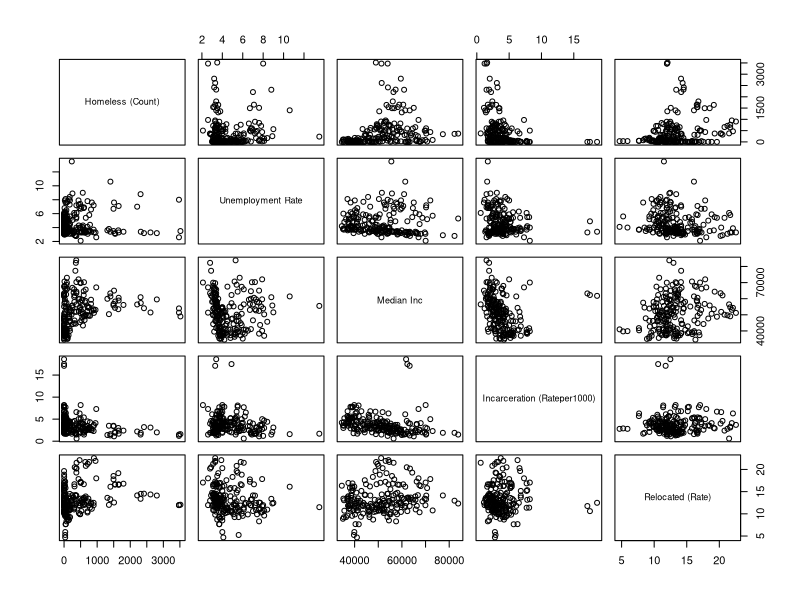
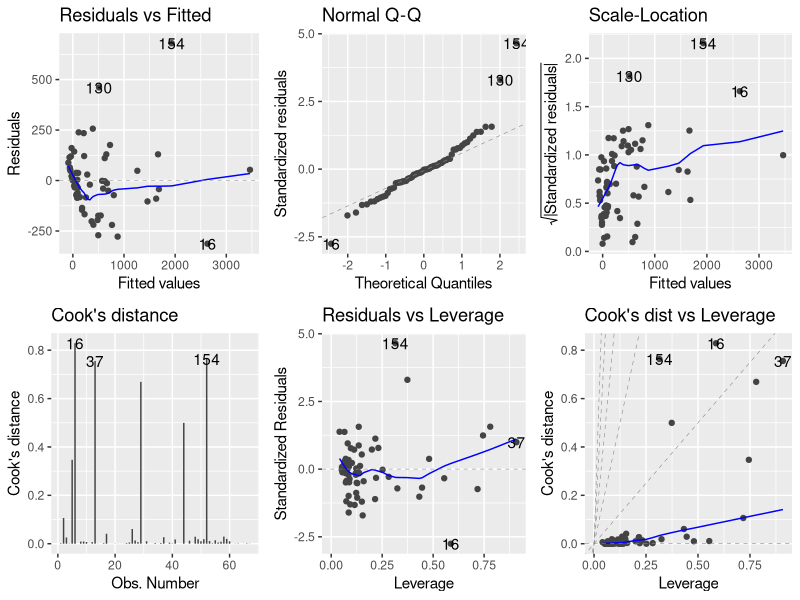
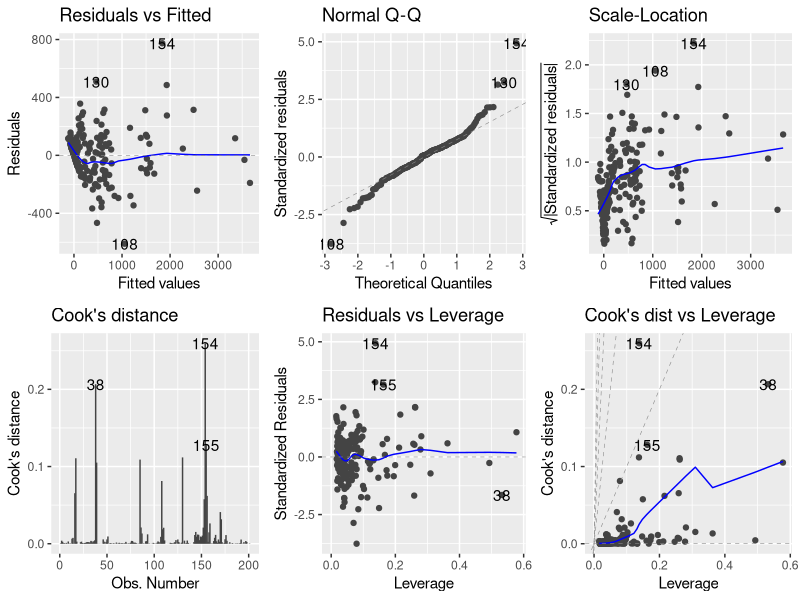
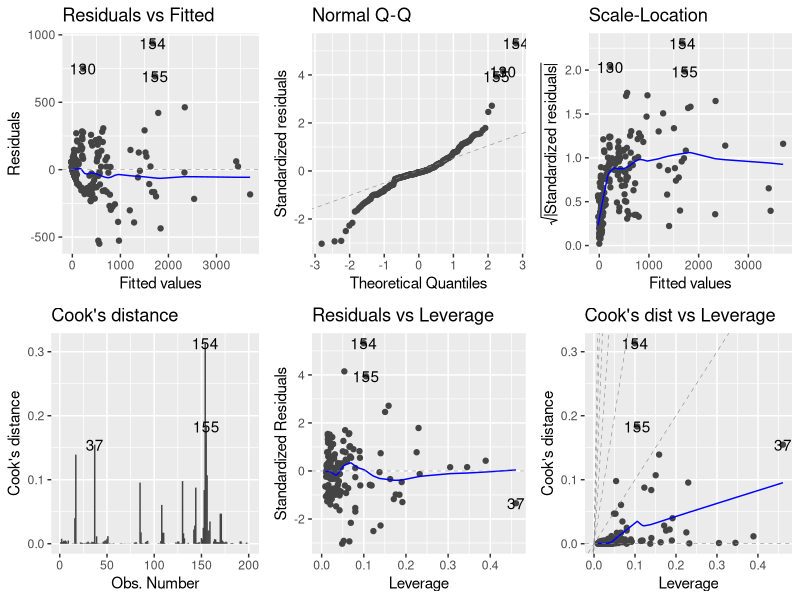

Reproduce these figures in R, in order.
## ---- chunk 1
#| label: setup
#| include: false
#| warning: false

library(tidyverse)
library(ggplot2)
library(GGally)
library(ggfortify)
library(flexmix)

knitr::opts_chunk$set(echo = FALSE, warning=FALSE, message = FALSE)
## ---- chunk 2
#| label: loading florida_1820
#| include: FALSE

# This data was cleaned and formatted to a tidy .csv in another .qmd file, the manipulations were messy and probably inefficient (brute force); can upload if needed

florida_og <- readr::read_csv('_data/florida_1820.csv', show_col_types = FALSE)%>%
                      rename('Adult Psych Beds (Count)' = 'Adult Pysch Beds (Count)')

## ---- chunk 3
#| label: EDA
#| output: TRUE

head(florida_og)

summary(florida_og)

florida_county <- florida_og %>%
                      group_by(County)
                        
florida_county %>% 
  summarize('Mean Population' = mean(Population), 
            'Mean Homeless' = mean(`Homeless (Count)`),
            'Avg Homeless Rate' = mean(`Homeless (Count)`)/mean(Population),
            'Avg Median Income'= mean(`Median Inc`), 
            'Mean Poverty' = mean(`Poverty (Count)`), 
            'Avg Poverty Rate' = mean(`Poverty (Count)`)/mean(Population)) %>%
                arrange( desc(`Mean Population`), desc(`Mean Homeless`), desc(`Avg Median Income`))%>%
  mutate(across(c(2:3, 5:6), round, 0))
                
  

## ---- chunk 4
#| label: fit1 scatter
#| output: true
#| echo: true

# Fit 1: A Linear Regression Model With All Vars

# Checking Linearity of variables not supported by our literature

florida_matrix <- florida_og %>%
                    select(-c('County', 
                              'Year', 
                              'Population', 
                              'Poverty (Count)', 
                              'Severe Housing Problems (Rate)',
                              'Sub Abuse Enrollment (Count)',
                              'Drug Arrests (Count)',
                              'Adult Psych Beds (Count)',
                              'Foster Care (Count)',
                              'Forcible Sex (Count)' ))%>%
                      pairs()
florida_matrix
## ---- chunk 5
#| label: fit1
#| echo: true
#| output: true

# Linear relationship appears appropriate for all, possibly attempt log transformation on UE Rate?

# Creating A Linear Model with all variables included: No Transformations

# County Removed as too many levels; improvement: NWFL, NFL, CFL, SWFL, SOFLO categories?

fit1 <- florida_og %>% 
          select(-'County')%>%
            
            lm(formula=`Homeless (Count)` ~.)

summary(fit1)


rss1 <- deviance(fit1)
print(c('RSS Fit 1', rss1))
## ---- chunk 6
#|label: diagnostics fit 1
#| output: true

diag1 <- autoplot(fit1,1:6,ncol=3)
diag1

# Check 154- Pinellas, 130- Monroe, 108- Lee, 16- Miami-Dade, 37- Broward
## ---- chunk 7
#| label: fit2
#| echo: true
#| output: true

fit2 <- florida_og %>% 
          select(-c('County','Year'))%>%
            mutate(`Unemployment Rate` = log(`Unemployment Rate`),
                   `Incarceration (Rateper1000)` = log(`Incarceration (Rateper1000)`))%>%
              fill('Severe Housing Problems (Rate)', .direction="down")%>%
                
                lm(formula=`Homeless (Count)` ~ . 
                   + `Unemployment Rate`* `Population`
                   + `Poverty (Count)`* `Median Inc`)
summary(fit2)

bic2 <- BIC(fit2)
print(c('BIC Fit 2:', bic2))

rss2 <- deviance(fit2)
print(c('RSS Fit 2', rss2))

## ---- chunk 8
#| label: diagnostics2
#| output: true

diag2 <- autoplot(fit2,1:6,ncol=3)
diag2
## ---- chunk 9
#| label: fit3
#| echo: true
#| output: true

fit3 <- florida_og %>% 
          select(-'County')%>%
            mutate(`Incarceration (Rateper1000)` = log(`Incarceration (Rateper1000)`))%>%
            #mutate(`Unemployment Rate` = log(`Unemployment Rate`))%>%
                
                lm(formula=`Homeless (Count)` ~ 
                   `Poverty (Count)`
                   + `Median Inc`
                   + `Incarceration (Rateper1000)`
                   #+ `Severe Housing Problems (Rate)`
                   + `Relocated (Rate)`
                   + `Drug Arrests (Count)`
                   + `Adult Psych Beds (Count)`
                   + `Forcible Sex (Count)`
                   + `Foster Care (Count)`
                   + `Poverty (Count)`* `Median Inc`)
summary(fit3)

bic3 <- BIC(fit3)
print(c('BIC Fit 3:', bic3))

rss3 <- deviance(fit3)
print(c('RSS Fit 3', rss3))

## ---- chunk 10
#| label: diagnostics3
#| output: true

diag3 <- autoplot(fit3,1:6,ncol=3)
diag3
